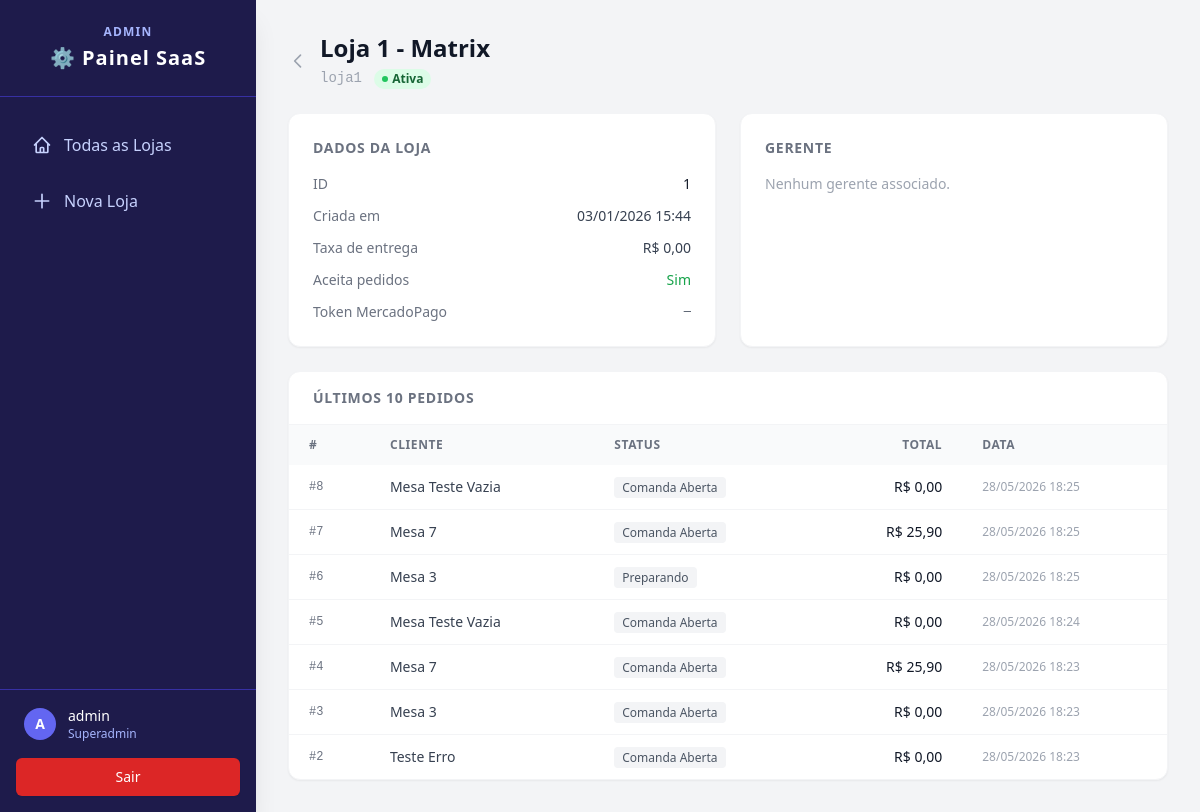
/saas/lojas/1/ (signed in), run on the app's committed database.
### core/models.py (models this page shows, shortened)
class Store(models.Model):
    name = models.CharField(max_length=255)
    subdomain = models.CharField(max_length=255, unique=True)
    is_active = models.BooleanField(default=True)
    logo = models.ImageField(upload_to='store_logos/', null=True, blank=True)
    cover_image = models.ImageField(upload_to='store_covers/', null=True, blank=True)
    mercadopago_access_token = models.CharField(max_length=255, blank=True, null=True, help_text="Token de acesso do MercadoPago para esta loja")
    delivery_fee = models.DecimalField(
        max_digits=10, decimal_places=2,
        default=Decimal('0.00'),
        validators=[MinValueValidator(Decimal('0.00'))],
        help_text="Taxa de entrega cobrada nos pedidos online. 0,00 = entrega gratuita."
    )
    free_delivery_threshold = models.DecimalField(
        max_digits=10, decimal_places=2,
        null=True, blank=True, default=None,
        validators=[MinValueValidator(Decimal('0.00'))],
        help_text="Pedidos com subtotal >= este valor ganham entrega gratuita. Nulo = recurso desativado."
    )
    delivery_enabled = models.BooleanField(
        default=True,
        help_text="Quando False, a loja não aceita novos pedidos online."
    )
    payment_online_enabled = models.BooleanField(
        default=True,
        help_text="Aceitar pagamento online via MercadoPago (PIX/Checkout Pro)."
    )
    payment_cash_enabled = models.BooleanField(
        default=True,
        help_text="Aceitar pagamento em dinheiro na entrega."
    )
    payment_card_enabled = models.BooleanField(
        default=True,
        help_text="Aceitar pagamento com cartão na maquininha."
    )
    created_at = models.DateTimeField(auto_now_add=True)
    updated_at = models.DateTimeField(auto_now=True)
    owner = models.OneToOneField(
        'auth.User',
        on_delete=models.SET_NULL,
        null=True,
        blank=True,
        related_name='owned_store',
    )

class TenantAwareModel(models.Model):
    store = models.ForeignKey(
        Store,
        on_delete=models.CASCADE,
        related_name="%(class)s_related"
    )
    objects = TenantManager()
    class Meta:
        abstract = True

class Order(TenantAwareModel):
    class Status(models.TextChoices):
        OPEN = 'OPEN', 'Comanda Aberta'
        PENDING = 'PENDING', 'Pendente'
        CONFIRMED = 'CONFIRMED', 'Confirmado'
        PREPARING = 'PREPARING', 'Preparando'
        DELIVERING = 'DELIVERING', 'Em trânsito'
        COMPLETED = 'COMPLETED', 'Concluído'
        CANCELED = 'CANCELED', 'Cancelado'
    class PaymentMethod(models.TextChoices):
        ONLINE = 'online', 'Online (MP)'
        CASH = 'cash', 'Dinheiro'
        CARD = 'card', 'Cartão na Maquininha'
    class CardType(models.TextChoices):
        CREDIT = 'credit', 'Crédito'
        DEBIT = 'debit', 'Débito'
    user = models.ForeignKey('auth.User', on_delete=models.SET_NULL, null=True, blank=True)
    customer_name = models.CharField(max_length=255)
    customer_phone = models.CharField(max_length=20)
    customer_email = models.CharField(max_length=254, blank=True, default='')
    delivery_address = models.TextField()
    status = models.CharField(
        max_length=20,
        choices=Status.choices,
        default=Status.PENDING
    )
    total_amount = models.DecimalField(max_digits=10, decimal_places=2, default=Decimal('0.00'))
    delivery_fee = models.DecimalField(max_digits=10, decimal_places=2, default=Decimal('0.00'))
    payment_method = models.CharField(
        max_length=10,
        choices=PaymentMethod.choices,
        default=PaymentMethod.ONLINE,
    )
    change_amount = models.DecimalField(
        max_digits=10, decimal_places=2,
        null=True, blank=True,
        help_text='Troco solicitado quando payment_method=cash. None = sem troco.',
    )
    card_type = models.CharField(
        max_length=10,
        choices=CardType.choices,
        blank=True, default='',
        help_text='Tipo de cartão quando payment_method=card.',
    )
    mp_payment_id = models.CharField(
        max_length=64,
        null=True,
        blank=True,
        unique=True,
        db_index=True,
    )
    mp_preference_id = models.CharField(max_length=255, blank=True, default='', db_index=True)
    table_label = models.CharField(max_length=100, blank=True, default='')
    created_at = models.DateTimeField(auto_now_add=True)

### core/saas_views.py (the view)
# urls.py: path('lojas/<int:pk>/', SaasStoreDetailView.as_view(), name='saas_store_detail'),
class SaasStoreDetailView(SuperuserRequiredMixin, View):
    def get(self, request, pk):
        store = get_object_or_404(Store, pk=pk)
        orders = Order.objects.filter(store=store).order_by('-created_at')[:10]
        token = store.mercadopago_access_token or ''
        masked_token = f'****{token[-6:]}' if len(token) >= 6 else ('****' if token else '—')
        return render(request, 'core/saas/store_detail.html', {
            'store': store,
            'orders': orders,
            'masked_token': masked_token,
        })

### core/cart.py (called while the page is built)
    def get_total_price(self):
        return sum(Decimal(item['price']) * item['quantity'] for item in self.cart.values())

### core/context_processors.py (called while the page is built)
def theme_preference(request):
    user = getattr(request, 'user', None)
    if user is None or not user.is_authenticated:
        return {'theme_pref': 'system'}
    settings_obj = getattr(user, 'settings', None)
    theme = getattr(settings_obj, 'theme', None) if settings_obj else None
    return {'theme_pref': theme or 'system'}

### core/models.py (called while the page is built)
    def get_queryset(self):
        tenant = get_current_tenant()
        if tenant:
            return super().get_queryset().filter(store=tenant)
        return super().get_queryset()

### core/saas_views.py (called while the page is built)
    def dispatch(self, request, *args, **kwargs):
        if not request.user.is_authenticated:
            return redirect('/login/')
        if not request.user.is_superuser:
            return redirect('/dashboard/')
        set_current_tenant(None)
        return super().dispatch(request, *args, **kwargs)

### core/utils.py (called while the page is built)
def get_current_tenant():
    return _tenant_context.get()

def set_current_tenant(tenant):
    token = _tenant_context.set(tenant)
    return token

def reset_current_tenant(token):
    _tenant_context.reset(token)

### templates/core/saas/store_detail.html (shortened to what this page needs)
{% extends "core/saas/saas_base.html" %}
{% block content %}
<div class="flex items-center gap-3 mb-6">
    <a href="{% url 'saas_dashboard' %}" class="text-gray-400 hover:text-gray-600 dark:hover:text-gray-200 transition-colors">
        <svg class="w-5 h-5" fill="none" stroke="currentColor" viewBox="0 0 24 24">
            <path stroke-linecap="round" stroke-linejoin="round" stroke-width="2" d="M15 19l-7-7 7-7" />
        </svg>
    </a>
    <div>
        <h2 class="text-2xl font-bold text-gray-900 dark:text-white">{{ store.name }}</h2>
        <span class="text-sm font-mono text-gray-400">{{ store.subdomain }}</span>
        {% if store.is_active %}
        <span class="ml-2 inline-flex items-center gap-1 px-2 py-0.5 rounded-full text-xs font-semibold bg-green-100 dark:bg-green-900/40 text-green-800 dark:text-green-300">
            <span class="w-1.5 h-1.5 rounded-full bg-green-500"></span>Ativa
        </span>
        {% else %}
        <span class="ml-2 inline-flex items-center gap-1 px-2 py-0.5 rounded-full text-xs font-semibold bg-gray-100 dark:bg-gray-700 text-gray-600 dark:text-gray-400">
            <span class="w-1.5 h-1.5 rounded-full bg-gray-400"></span>Inativa
        </span>
        {% endif %}
    </div>
</div>
<div class="grid grid-cols-1 lg:grid-cols-2 gap-6">
    <div class="bg-white dark:bg-gray-800 rounded-xl shadow-sm border border-gray-100 dark:border-gray-700 p-6">
        <h3 class="text-sm font-semibold uppercase tracking-wider text-gray-500 dark:text-gray-400 mb-4">Dados da Loja</h3>
        <dl class="space-y-3 text-sm">
            <div class="flex justify-between">
                <dt class="text-gray-500 dark:text-gray-400">ID</dt>
                <dd class="font-medium text-gray-900 dark:text-white">{{ store.pk }}</dd>
            </div>
            <div class="flex justify-between">
                <dt class="text-gray-500 dark:text-gray-400">Criada em</dt>
                <dd class="text-gray-700 dark:text-gray-200">{{ store.created_at|date:"d/m/Y H:i" }}</dd>
            </div>
            <div class="flex justify-between">
                <dt class="text-gray-500 dark:text-gray-400">Taxa de entrega</dt>
                <dd class="text-gray-700 dark:text-gray-200">R$ {{ store.delivery_fee }}</dd>
            </div>
            <div class="flex justify-between">
                <dt class="text-gray-500 dark:text-gray-400">Aceita pedidos</dt>
                <dd>
                    {% if store.delivery_enabled %}
                    <span class="text-green-600 dark:text-green-400 font-medium">Sim</span>
                    {% else %}
                    <span class="text-red-500 dark:text-red-400 font-medium">Não</span>
                    {% endif %}
                </dd>
            </div>
            <div class="flex justify-between items-center">
                <dt class="text-gray-500 dark:text-gray-400">Token MercadoPago</dt>
                <dd class="font-mono text-xs text-gray-600 dark:text-gray-300">{{ masked_token }}</dd>
            </div>
        </dl>
    </div>
    <div class="bg-white dark:bg-gray-800 rounded-xl shadow-sm border border-gray-100 dark:border-gray-700 p-6">
        <h3 class="text-sm font-semibold uppercase tracking-wider text-gray-500 dark:text-gray-400 mb-4">Gerente</h3>
        {% if store.owner %}
        <dl class="space-y-3 text-sm">
            <div class="flex justify-between">
                <dt class="text-gray-500 dark:text-gray-400">Usuário</dt>
                <dd class="font-medium text-gray-900 dark:text-white">{{ store.owner.username }}</dd>
            </div>
            <div class="flex justify-between">
                <dt class="text-gray-500 dark:text-gray-400">E-mail</dt>
                <dd class="text-gray-700 dark:text-gray-200">{{ store.owner.email }}</dd>
            </div>
            <div class="flex justify-between">
                <dt class="text-gray-500 dark:text-gray-400">is_staff</dt>
                <dd class="text-gray-700 dark:text-gray-200">{{ store.owner.is_staff|yesno:"Sim,Não" }}</dd>
            </div>
            <div class="flex justify-between">
                <dt class="text-gray-500 dark:text-gray-400">Desde</dt>
                <dd class="text-gray-700 dark:text-gray-200">{{ store.owner.date_joined|date:"d/m/Y" }}</dd>
            </div>
        </dl>
        {% else %}
        <p class="text-sm text-gray-400 dark:text-gray-500">Nenhum gerente associado.</p>
        {% endif %}
    </div>
</div>
<div class="mt-6 bg-white dark:bg-gray-800 rounded-xl shadow-sm border border-gray-100 dark:border-gray-700 overflow-hidden">
    <div class="px-6 py-4 border-b border-gray-100 dark:border-gray-700">
        <h3 class="text-sm font-semibold uppercase tracking-wider text-gray-500 dark:text-gray-400">Últimos 10 Pedidos</h3>
    </div>
    {% if orders %}
    <table class="w-full text-sm">
        <thead>
            <tr class="bg-gray-50 dark:bg-gray-700/50 text-left text-xs font-semibold uppercase tracking-wider text-gray-500 dark:text-gray-400">
                <th class="px-5 py-3">#</th>
                <th class="px-5 py-3">Cliente</th>
                <th class="px-5 py-3">Status</th>
                <th class="px-5 py-3 text-right">Total</th>
                <th class="px-5 py-3">Data</th>
            </tr>
        </thead>
        <tbody class="divide-y divide-gray-100 dark:divide-gray-700">
            {% for order in orders %}
            <tr class="hover:bg-gray-50 dark:hover:bg-gray-700/30 transition-colors">
                <td class="px-5 py-3 font-mono text-xs text-gray-500 dark:text-gray-400">#{{ order.pk }}</td>
                <td class="px-5 py-3 text-gray-700 dark:text-gray-200">{{ order.customer_name }}</td>
                <td class="px-5 py-3">
                    <span class="px-2 py-0.5 rounded text-xs font-medium bg-gray-100 dark:bg-gray-700 text-gray-600 dark:text-gray-300">
                        {{ order.get_status_display }}
                    </span>
                </td>
                <td class="px-5 py-3 text-right font-medium text-gray-900 dark:text-white">R$ {{ order.total_amount }}</td>
                <td class="px-5 py-3 text-xs text-gray-400 dark:text-gray-500">{{ order.created_at|date:"d/m/Y H:i" }}</td>
            </tr>
            {% endfor %}
        </tbody>
    </table>
    {% else %}
    <div class="px-5 py-8 text-center text-gray-400 dark:text-gray-500 text-sm">
        Nenhum pedido registrado nesta loja.
    </div>
    {% endif %}
</div>
{% endblock %}

### templates/core/saas/saas_base.html (shortened to what this page needs)
<!DOCTYPE html>
<html lang="pt-br" class="{% if theme_pref == 'dark' %}dark{% endif %}">
<head>
    <script src="https://cdn.tailwindcss.com"></script>
</head>
<body class="bg-gray-100 dark:bg-gray-900 dark:text-gray-100 font-sans transition-colors" hx-headers='{"X-CSRFToken": "{{ csrf_token }}"}'>
    <aside class="w-64 h-screen fixed left-0 top-0 bg-indigo-950 dark:bg-gray-950 text-white flex flex-col shadow-xl z-50">
        <div class="p-6 flex flex-col items-center justify-center border-b border-indigo-800 dark:border-gray-800">
            <span class="text-xs font-semibold uppercase tracking-widest text-indigo-300 mb-1">Admin</span>
            <h1 class="text-xl font-bold tracking-wider text-white">⚙ Painel SaaS</h1>
        </div>
        <nav class="flex-1 px-4 py-6 space-y-2">
            <a href="{% url 'saas_dashboard' %}"
                class="flex items-center px-4 py-3 text-indigo-200 hover:bg-indigo-800 hover:text-white rounded-lg transition-colors {% if request.resolver_match.url_name == 'saas_dashboard' %}bg-indigo-800 text-white{% endif %}">
                <svg class="w-5 h-5 mr-3" fill="none" stroke="currentColor" viewBox="0 0 24 24">
                    <path stroke-linecap="round" stroke-linejoin="round" stroke-width="2"
                        d="M3 12l2-2m0 0l7-7 7 7M5 10v10a1 1 0 001 1h3m10-11l2 2m-2-2v10a1 1 0 01-1 1h-3m-6 0a1 1 0 001-1v-4a1 1 0 011-1h2a1 1 0 011 1v4a1 1 0 001 1m-6 0h6" />
                </svg>
                Todas as Lojas
            </a>
            <a href="{% url 'saas_store_create' %}"
                class="flex items-center px-4 py-3 text-indigo-200 hover:bg-indigo-800 hover:text-white rounded-lg transition-colors {% if request.resolver_match.url_name == 'saas_store_create' %}bg-indigo-800 text-white{% endif %}">
                <svg class="w-5 h-5 mr-3" fill="none" stroke="currentColor" viewBox="0 0 24 24">
                    <path stroke-linecap="round" stroke-linejoin="round" stroke-width="2" d="M12 4v16m8-8H4" />
                </svg>
                Nova Loja
            </a>
        </nav>
        <div class="p-4 border-t border-indigo-800 dark:border-gray-800">
            <div class="flex items-center mb-4 px-2">
                <div class="w-8 h-8 rounded-full bg-indigo-500 flex items-center justify-center text-sm font-bold">
                    {{ request.user.username|slice:":1"|upper }}
                </div>
                <div class="ml-3">
                    <p class="text-sm font-medium text-white">{{ request.user.username }}</p>
                    <p class="text-xs text-indigo-300">Superadmin</p>
                </div>
            </div>
            <form action="{% url 'logout' %}" method="post">
                <button type="submit"
                    class="w-full flex items-center justify-center px-4 py-2 border border-transparent rounded-md shadow-sm text-sm font-medium text-white bg-red-600 hover:bg-red-700 focus:outline-none">
                    Sair
                </button>
            </form>
        </div>
    </aside>
    <main class="ml-64 p-8 min-h-screen">
        {% block content %}{% endblock %}
    </main>
</body>
</html>

### data on the page
Store: name "Loja 1 - Matrix", subdomain "loja1", pk "1", created_at "03/01/2026 15:44", delivery_fee "0,00"
Order: pk "8", customer_name "Mesa Teste Vazia", status "Comanda Aberta", total_amount "0,00", created_at "28/05/2026 18:25"
Order: pk "7", customer_name "Mesa 7", status "Comanda Aberta", total_amount "25,90", created_at "28/05/2026 18:25"
Order: pk "6", customer_name "Mesa 3", status "Preparando", total_amount "0,00", created_at "28/05/2026 18:25"
Order: pk "5", customer_name "Mesa Teste Vazia", status "Comanda Aberta", total_amount "0,00", created_at "28/05/2026 18:24"
Order: pk "4", customer_name "Mesa 7", status "Comanda Aberta", total_amount "25,90", created_at "28/05/2026 18:23"
Order: pk "3", customer_name "Mesa 3", status "Comanda Aberta", total_amount "0,00", created_at "28/05/2026 18:23"
Order: pk "2", customer_name "Teste Erro", status "Comanda Aberta", total_amount "0,00", created_at "28/05/2026 18:23"

### other printed values
{{ request.user.username|slice:":1"|upper }} "A"
{{ request.user.username }} "admin"
{{ masked_token }} "—"
